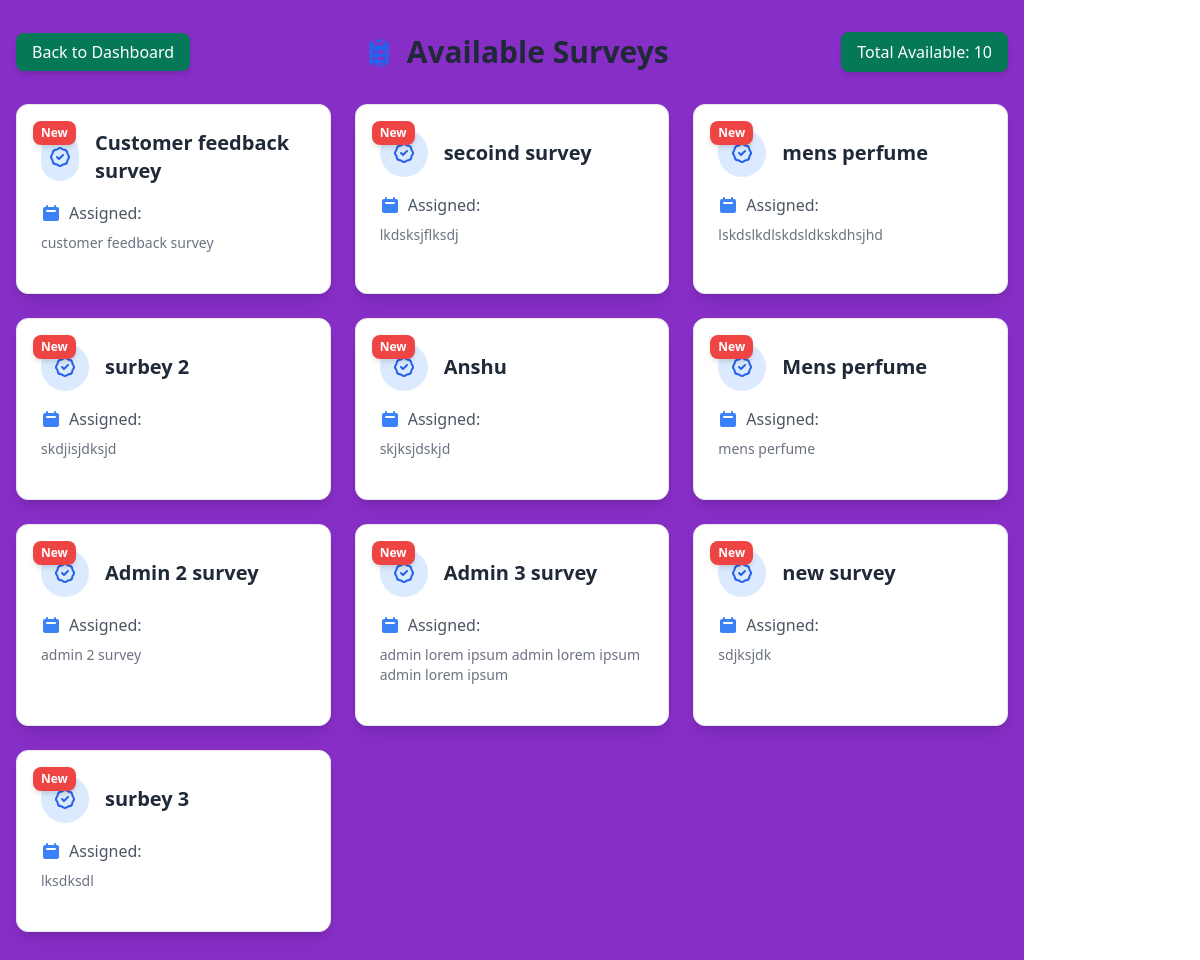
/respondent/survey_wall/ (signed in), run on the app's committed database.
### surveys/models.py (models this page shows, shortened)
class Survey(models.Model):
    title = models.CharField(max_length=200)
    description = models.TextField(blank=True, null=True)
    user = models.ForeignKey(
        settings.AUTH_USER_MODEL,
        on_delete=models.CASCADE,
        related_name='surveys',
        null=True  # Allow existing surveys to remain
    )
    created_at = models.DateTimeField(auto_now_add=True)
    updated_at = models.DateTimeField(auto_now=True)
    unique_link = models.CharField(max_length=16, unique=True, blank=True)
    external_link = models.CharField(max_length=16, unique=True, blank=True, null=True)
    max_external_responses = models.PositiveIntegerField(null=True, blank=True)
    external_response_count = models.PositiveIntegerField(default=0)
    is_active = models.BooleanField(default=True)  # New field to track survey activation status
    expiry_datetime = models.DateTimeField(null=True, blank=True)
    is_expired = models.BooleanField(default=False)
    points = models.IntegerField(default=0)

### respondent_app/views.py (the view)
# urls.py: path('survey_wall/', survey_wall, name='survey_wall'),
@login_required
def survey_wall(request):
    surveys = Survey.objects.all()
    taken_surveys = Response.objects.filter(user=request.user)
    expired_taken_ids = taken_surveys.filter(
        submitted_at__lt=now() - timedelta(hours=48)
    ).values_list('survey_id', flat=True)
    all_taken_ids = taken_surveys.values_list('survey_id', flat=True)
    new_survey_ids = surveys.exclude(id__in=all_taken_ids).values_list('id', flat=True)
    valid_surveys = surveys.exclude(id__in=expired_taken_ids)
    context = {
        'surveys': valid_surveys,
        'new_survey_ids': list(new_survey_ids),
    }
    return render(request, 'respondent_app/surveywall.html', context)

### templates/respondent_app/surveywall.html (shortened to what this page needs)
{% extends 'respondent_app/base.html' %}
{% block content %}
<div class="container mx-auto px-4 py-8 min-h-screen" style="background-color: #872ec7;">
    <div class="max-w-7xl mx-auto">
        <div class="flex justify-between items-center mb-8">
            <div>
                <a href="{% url 'respondent_app:dashboard' %}" class="bg-green-700 text-white px-4 py-2 rounded-lg shadow-md hover:bg-gray-800 transition duration-300">Back to Dashboard</a>
            </div>
            <h1 class="text-3xl font-extrabold text-gray-800 flex items-center">
                Available Surveys
            </h1>
            <div class="bg-green-700 text-white px-4 py-2 rounded-lg shadow-md hover:bg-green-600 transition duration-300">
                Total Available: {{ surveys.count }}
            </div>
        </div>
        {% if surveys %}
        <div class="grid grid-cols-1 md:grid-cols-2 lg:grid-cols-3 gap-6">
            {% for survey in surveys %}
            <div class="bg-white border border-gray-200 rounded-xl shadow-lg hover:shadow-xl transition-all duration-300 transform hover:-translate-y-2 overflow-hidden">
                <div class="p-6 relative group">
                    {% if survey.id in new_survey_ids %}
                        <div class="absolute top-4 left-4 bg-red-500 text-white text-xs font-bold px-2 py-1 rounded-lg shadow-md">
                            New
                        </div>
                    {% endif %}
                    <div class="flex items-center mb-4">
                        <div class="w-12 h-12 rounded-full bg-blue-100 flex items-center justify-center mr-4">
                        </div>
                        <h2 class="text-xl font-bold text-gray-800">{{ survey.title }}</h2>
                    </div>
                    <div class="space-y-2 text-gray-600 mb-4">
                        <p class="flex items-center">
                            Assigned: {{ survey.assigned_at|date:"d M Y, h:i A" }}
                        </p>
                        <p class="flex items-center text-sm text-gray-500">
                            {{ survey.description }}
                        </p>
                    </div>
                </div>
            </div>
        {% endfor %}
        </div>
        {% else %}
        <div class="bg-white border border-gray-200 rounded-xl shadow-lg p-12 text-center">
            <h2 class="text-2xl font-bold text-gray-600 mb-4">No Available Surveys</h2>
            <p class="text-gray-500">Check back later for new survey opportunities.</p>
        </div>
        {% endif %}
    </div>
</div>
{% endblock %}

### data on the page
Survey: shows "New", title "Customer feedback survey", description "customer feedback survey"
Survey: shows "New", title "secoind survey", description "lkdsksjflksdj"
Survey: shows "New", title "mens perfume", description "lskdslkdlskdsldkskdhsjhd"
Survey: shows "New", title "surbey 2", description "skdjisjdksjd"
Survey: shows "New", title "Anshu", description "skjksjdskjd"
Survey: shows "New", title "Mens perfume", description "mens perfume"
Survey: shows "New", title "Admin 2 survey", description "admin 2 survey"
Survey: shows "New", title "Admin 3 survey", description "admin lorem ipsum admin lorem ipsum admin lorem ipsum"
Survey: shows "New", title "new survey", description "sdjksjdk"
Survey: shows "New", title "surbey 3", description "lksdksdl"

### other printed values
{{ surveys.count }} "10"
